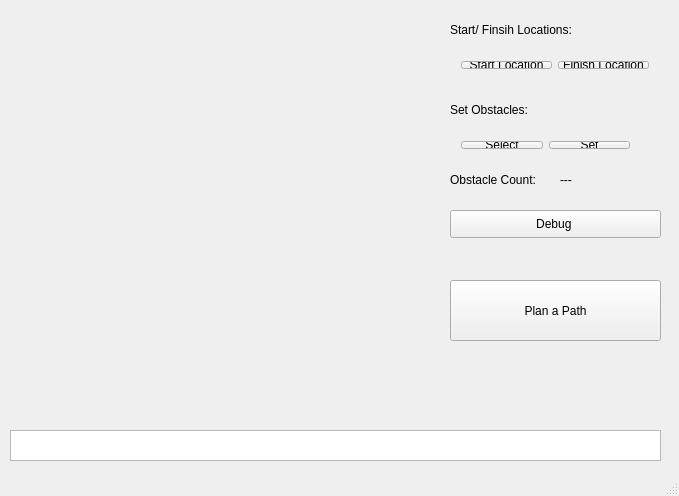
<?xml version="1.0" encoding="UTF-8"?>
<ui version="4.0">
 <class>MainWindow</class>
 <widget class="QMainWindow" name="MainWindow">
  <property name="geometry">
   <rect>
    <x>0</x>
    <y>0</y>
    <width>679</width>
    <height>496</height>
   </rect>
  </property>
  <property name="windowTitle">
   <string>MainWindow</string>
  </property>
  <widget class="QWidget" name="centralWidget">
   <widget class="QLabel" name="label">
    <property name="geometry">
     <rect>
      <x>450</x>
      <y>100</y>
      <width>101</width>
      <height>20</height>
     </rect>
    </property>
    <property name="text">
     <string>Set Obstacles:</string>
    </property>
   </widget>
   <widget class="QLabel" name="label_2">
    <property name="geometry">
     <rect>
      <x>450</x>
      <y>20</y>
      <width>171</width>
      <height>20</height>
     </rect>
    </property>
    <property name="text">
     <string>Start/ Finsih Locations:</string>
    </property>
   </widget>
   <widget class="QLabel" name="label_3">
    <property name="geometry">
     <rect>
      <x>450</x>
      <y>170</y>
      <width>111</width>
      <height>20</height>
     </rect>
    </property>
    <property name="text">
     <string>Obstacle Count:</string>
    </property>
   </widget>
   <widget class="QLabel" name="obstacle_count_label">
    <property name="geometry">
     <rect>
      <x>560</x>
      <y>170</y>
      <width>62</width>
      <height>20</height>
     </rect>
    </property>
    <property name="text">
     <string>---</string>
    </property>
   </widget>
   <widget class="QWidget" name="layoutWidget">
    <property name="geometry">
     <rect>
      <x>450</x>
      <y>50</y>
      <width>210</width>
      <height>30</height>
     </rect>
    </property>
    <layout class="QHBoxLayout" name="horizontalLayout">
     <item>
      <widget class="QPushButton" name="start_loc_Button">
       <property name="text">
        <string>Start Location</string>
       </property>
      </widget>
     </item>
     <item>
      <widget class="QPushButton" name="end_loc_Button">
       <property name="text">
        <string>Finish Location</string>
       </property>
      </widget>
     </item>
    </layout>
   </widget>
   <widget class="QWidget" name="layoutWidget">
    <property name="geometry">
     <rect>
      <x>450</x>
      <y>130</y>
      <width>191</width>
      <height>30</height>
     </rect>
    </property>
    <layout class="QHBoxLayout" name="horizontalLayout_2">
     <item>
      <widget class="QPushButton" name="start_obstacle_Button">
       <property name="text">
        <string>Select</string>
       </property>
      </widget>
     </item>
     <item>
      <widget class="QPushButton" name="set_obs_Button">
       <property name="text">
        <string>Set</string>
       </property>
      </widget>
     </item>
    </layout>
   </widget>
   <widget class="QPushButton" name="debug_Button">
    <property name="geometry">
     <rect>
      <x>450</x>
      <y>210</y>
      <width>211</width>
      <height>28</height>
     </rect>
    </property>
    <property name="text">
     <string>Debug </string>
    </property>
   </widget>
   <widget class="QPushButton" name="path_plan_Button">
    <property name="geometry">
     <rect>
      <x>450</x>
      <y>280</y>
      <width>211</width>
      <height>61</height>
     </rect>
    </property>
    <property name="text">
     <string>Plan a Path</string>
    </property>
   </widget>
   <widget class="QPlainTextEdit" name="message_textbox">
    <property name="geometry">
     <rect>
      <x>10</x>
      <y>430</y>
      <width>651</width>
      <height>31</height>
     </rect>
    </property>
   </widget>
  </widget>
  <widget class="QStatusBar" name="statusBar"/>
 </widget>
 <layoutdefault spacing="6" margin="11"/>
 <resources/>
 <connections/>
</ui>
